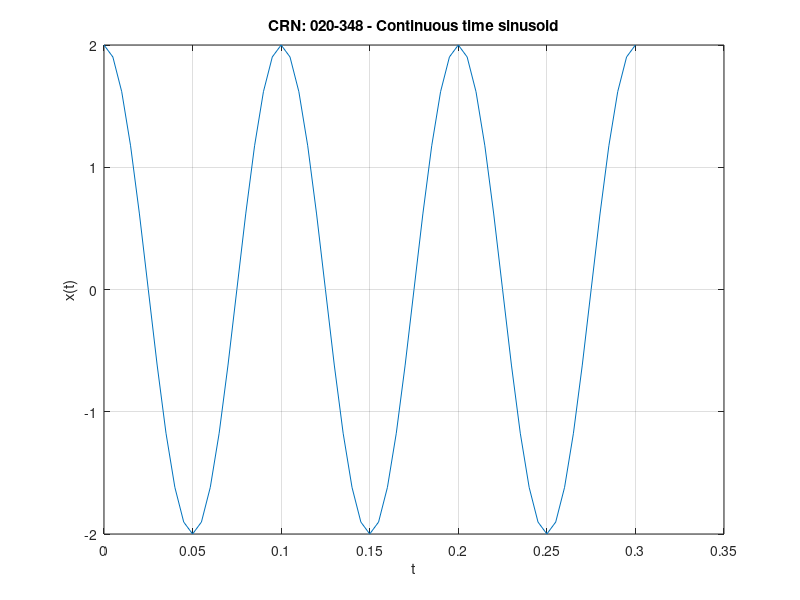

Here is the MATLAB script that generated this plot:
% Continuous-time sinusoidal signal
F = 10;       % Frequency in Hz
A = 2;       % Amplitude
th = 0;      % Phase angle in radians
Fs = 20*F;   % Sampling frequency
Ts = 1/Fs;   % Sampling period
T = 1/F;     % Period of the sinusoid

t = 0:Ts:3*T;          % Time vector
xt = A*cos(2*pi*F*t + th);   % Signal definition

figure;
plot(t, xt);
title('CRN: 020-348 - Continuous time sinusoid');
xlabel('t'); ylabel('x(t)');
grid on;
    